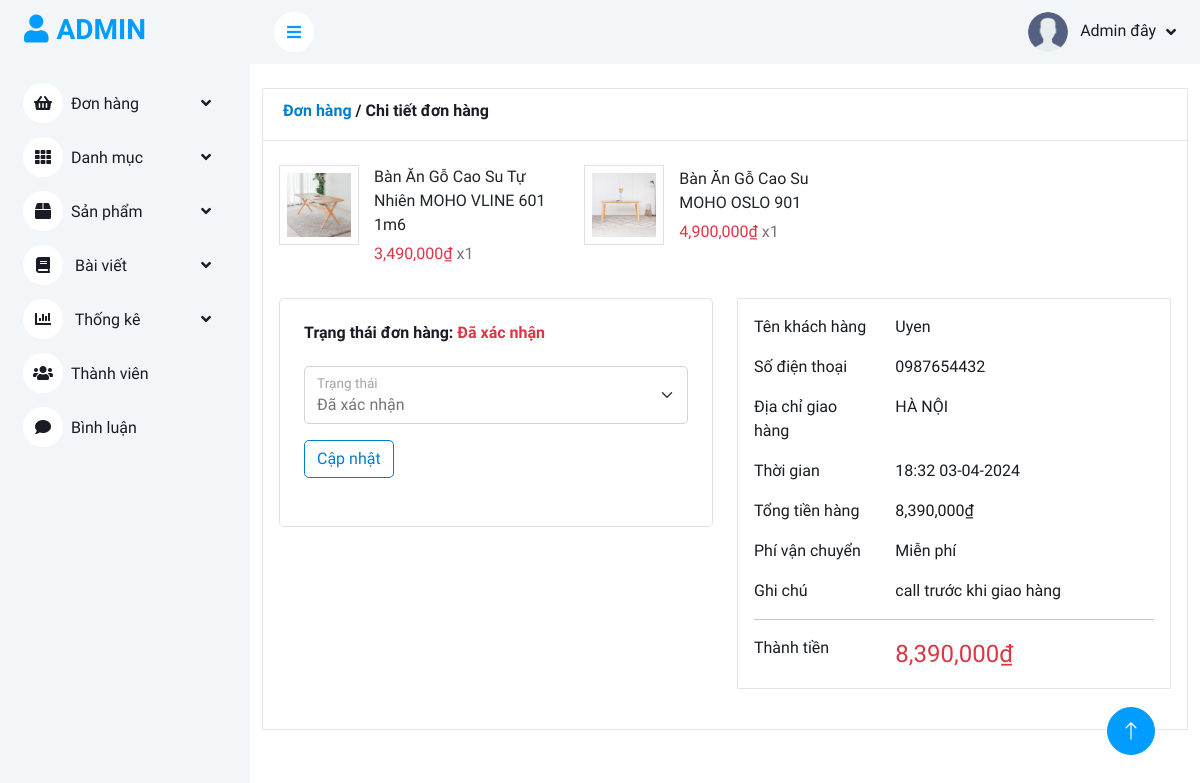
The page /admin/index.php?quanli=cap-nhat-don-hang&id=53 (signed in) on the database its author committed.
### tables this page shows
CREATE TABLE `orders` (
  `order_id` int(11) NOT NULL,
  `user_id` int(11) NOT NULL,
  `date` datetime NOT NULL DEFAULT current_timestamp(),
  `total` int(11) NOT NULL,
  `address` varchar(255) NOT NULL,
  `phone` varchar(10) NOT NULL,
  `note` text NOT NULL,
  `status` tinyint(1) NOT NULL DEFAULT 1
);

CREATE TABLE `products` (
  `product_id` int(11) NOT NULL,
  `category_id` int(11) NOT NULL,
  `name` varchar(255) NOT NULL,
  `image` varchar(255) NOT NULL,
  `quantity` int(11) NOT NULL,
  `price` int(11) NOT NULL,
  `sale_price` int(11) NOT NULL,
  `create_date` datetime NOT NULL DEFAULT current_timestamp(),
  `views` int(11) NOT NULL DEFAULT 0,
  `details` text NOT NULL,
  `short_description` text NOT NULL,
  `status` tinyint(1) NOT NULL DEFAULT 1
);

CREATE TABLE `orderdetails` (
  `orderdetails_id` int(11) NOT NULL,
  `order_id` int(11) NOT NULL,
  `product_id` int(11) NOT NULL,
  `quantity` int(11) NOT NULL,
  `price` int(11) NOT NULL
);

CREATE TABLE `users` (
  `user_id` int(11) NOT NULL,
  `username` varchar(100) NOT NULL COMMENT 'Tên đăng nhập',
  `password` varchar(255) NOT NULL,
  `full_name` varchar(255) NOT NULL COMMENT 'Họ tên',
  `image` varchar(255) NOT NULL,
  `email` varchar(255) NOT NULL,
  `phone` varchar(10) NOT NULL,
  `address` varchar(255) NOT NULL,
  `role` tinyint(1) NOT NULL DEFAULT 0 COMMENT '0 là khách hàng 1 là nhân viên',
  `active` tinyint(1) NOT NULL DEFAULT 1
);

### admin/models_admin/pdo_library.php (called while the page is built, shortened)
<?php
function pdo_query($sql){
    $sql_args = array_slice(func_get_args(), 1);
    try{
        $conn = pdo_get_connection();
        $stmt = $conn->prepare($sql);
        $stmt->execute($sql_args);
        $rows = $stmt->fetchAll();
        return $rows;
    }
    catch(PDOException $e){
        throw $e;
    }
    finally{
        unset($conn);
    }
}
?>

### admin/models_admin/OrderModel.php (called while the page is built, shortened)
<?php
    class OrderModel{
        public function getFullOrderInformation($order_id) {
            $sql = "
                    SELECT
                    orders.order_id,
                    orders.user_id,
                    orders.date AS order_date,
                    orders.total,
                    orders.address AS order_address,
                    orders.phone AS order_phone,
                    orders.note,
                    orders.status,
                    users.full_name,
                    users.email,
                    users.phone AS user_phone,
                    orderdetails.product_id,
                    orderdetails.quantity,
                    orderdetails.price,
                    products.name AS product_name,
                    products.image AS product_image
                FROM
                    orders
                JOIN
                    users ON orders.user_id = users.user_id
                JOIN
                    orderdetails ON orders.order_id = orderdetails.order_id
                JOIN
                    products ON orderdetails.product_id = products.product_id
                WHERE orders.order_id = ?
            ";
            return pdo_query($sql, $order_id);
        }
    }
?>

### admin/models_admin/BaseModel.php (called while the page is built, shortened)
<?php
    class BaseModel{
        public function date_format($date, $plus_day) {
            $datetime = new DateTime($date);
            return $formatted_date = $datetime->format('H:i d-m-Y');
        }
    }
    $BaseModel = new BaseModel();
?>

### admin/don-hang/edit.php (the view, shortened to what this page needs)
<?php
    if(isset($_GET['id']) && $_GET['id'] >0) {
        $order_id = $_GET['id'];
    }else {
    }
    $order_details = $OrderModel->getFullOrderInformation($order_id);
    foreach ($order_details as $value) {
        extract($value);
    }
    $order_status = 'Chưa xác nhận';
    if($status == 2) {
        $order_status = 'Đã xác nhận';
    }elseif($status == 3) {
        $order_status = 'Đang giao';
    }elseif($status == 4) {
        $order_status = 'Giao thành công';
    }elseif($status == 5) {
        $order_status = 'Đã hủy ';
    }
    $date_formated = $BaseModel->date_format($order_date, '');
?>
<div class="container pt-4">
    <article class="card">
        <header class="card-header text-dark">
                <h6 >
                    <a href="index.php?quanli=danh-sach-don-hang" class="link-not-hover">Đơn hàng</a>
                    / Chi tiết đơn hàng
                </h6>
        </header>
        <div class="card-body mt-2">
            <ul class="row">
                <?php
                foreach ($order_details as $value) {
                    extract($value);
                ?>
                <li class="col-md-4">
                    <figure class="itemside mb-3">
                        <div class="aside"><img src="../upload/<?=$product_image?>" class="img-sm border"></div>
                        <figcaption class="info align-self-center">
                            <p class="title"><?=$product_name?> <br> </p>
                            <span class="text-danger"><?=number_format($price)?>₫ </span><span>x<?=$quantity?></span>
                        </figcaption>
                    </figure>
                </li>
                <?php
                }
                ?>
            </ul>
            <div class="row">
                <div class="col-lg-6">
                    <div class="bg-custom rounded border" style="background-color: #ffff;">
                        <div class="p-4">
                            <h6 class="mb-4">
                                Trạng thái đơn hàng: <span class="text-danger"><?=$order_status?></span>
                            </h6>
                            <?php
                                function getStatusName($statusValue) {
                                    switch ($statusValue) {
                                        case 1:
                                            return 'Chờ xác nhận';
                                        case 2:
                                            return 'Đã xác nhận';
                                        case 3:
                                            return 'Đang giao';
                                        case 4:
                                            return 'Giao thành công';
                                        case 5:
                                            return 'Đã hủy';
                                    }
                                }
                            ?>
                            <form action="" method="post">
                                <div class="form-floating mb-3">
                                    <select name="status" class="form-select" id="floatingSelect" aria-label="Floating label select example" >
                                        <?php
                                        $status_options = [1, 2, 3, 4 , 5];
                                        foreach ($status_options as $option_value) {
                                            $selected = ($option_value == $status) ? 'selected' : '';
                                            echo "<option value='$option_value' $selected>";
                                            echo getStatusName($option_value);
                                            echo "</option>";
                                        }
                                        ?>
                                    </select>
                                    <label for="floatingSelect">Trạng thái</label>
                                </div>
                                <h6 class="mb-4">
                                    <input type="submit" name="update_status_order" value="Cập nhật" class="btn btn-custom">
                                </h6>
                            </form>
                        </div>
                    </div>
                </div>
                <div class="col-lg-6">
                    <div class="card mb-4 bg-custom" style="background-color: #ffff;">
                        <div class="card-body text-dark">
                            <div class="row mb-3">
                                <div class="col-sm-4">
                                    <p class="mb-0 text-right">Tên khách hàng</p>
                                </div>
                                <div class="col-sm-8">
                                    <p class="mb-0 text-right"><?=$full_name?></p>
                                </div>
                            </div>
                            <div class="row mb-3">
                                <div class="col-sm-4">
                                    <p class="mb-0 text-right">Số điện thoại</p>
                                </div>
                                <div class="col-sm-8">
                                    <p class="mb-0 text-right"><?=$order_phone?></p>
                                </div>
                            </div>
                            <div class="row mb-3">
                                <div class="col-sm-4">
                                    <p class="mb-0 text-right">Địa chỉ giao hàng</p>
                                </div>
                                <div class="col-sm-8">
                                    <p class="mb-0 text-right"><?=$order_address?></p>
                                </div>
                            </div>
                            <div class="row mb-3">
                                <div class="col-sm-4">
                                    <p class="mb-0 text-right">Thời gian</p>
                                </div>
                                <div class="col-sm-8">
                                    <p class="mb-0 text-right"><?=$date_formated?></p>
                                </div>
                            </div>
                            <div class="row mb-3">
                                <div class="col-sm-4">
                                    <p class="mb-0 text-right">Tổng tiền hàng</p>
                                </div>
                                <div class="col-sm-8">
                                    <p class="mb-0 text-right">
                                        <?=number_format($total)?>₫
                                    </p>
                                </div>
                            </div>
                            <div class="row mb-3">
                                <div class="col-sm-4">
                                    <p class="mb-0 text-right">Phí vận chuyển</p>
                                </div>
                                <div class="col-sm-8">
                                    <p class="mb-0 text-right">Miễn phí</p>
                                </div>
                            </div>
                            <div class="row">
                                <div class="col-sm-4">
                                    <p class="mb-0 text-right">Ghi chú</p>
                                </div>
                                <div class="col-sm-8">
                                    <p class="mb-0 text-right"><?=$note?></p>
                                </div>
                            </div>
                            <hr>
                            <div class="row">
                                <div class="col-sm-4">
                                    <p class="mb-0 text-right">Thành tiền</p>
                                </div>
                                <div class="col-sm-8">
                                    <p style="font-size: 1.5rem;" class="mb-0 text-right text-danger fw-500">
                                        <?=number_format($total)?>₫
                                    </p>
                                </div>
                            </div>
                        </div>
                    </div>
                </div>
            </div>
        </div>
    </article>
</div>

### admin/public_admin/css/style.css (style rules this page uses)
:root { --primary: #007dcc; --light: #F3F6F9; --dark: #191C24; }
.btn { transition: .5s; }
.card { position: relative; display: -webkit-box; display: -ms-flexbox; display: flex; -webkit-box-orient: vertical; -webkit-box-direction: normal; -ms-flex-direction: column; flex-direction: column; min-width: 0; word-wrap: break-word; background-color: #fff; background-clip: border-box; border: 1px solid rgba(0, 0, 0, 0.1); border-radius: 0.10rem }
.card-header:first-child { border-radius: calc(0.37rem - 1px) calc(0.37rem - 1px) 0 0 }
.card-header { padding: 0.75rem 1.25rem; margin-bottom: 0; background-color: #fff; border-bottom: 1px solid rgba(0, 0, 0, 0.1) }
.itemside { position: relative; display: -webkit-box; display: -ms-flexbox; display: flex; width: 100%; }
.itemside .aside { position: relative; -ms-flex-negative: 0; flex-shrink: 0 }
.img-sm { width: 80px; height: 80px; padding: 7px }
ul.row, ul.row-sm { list-style: none; padding: 0 }
.itemside .info { padding-left: 15px; padding-right: 7px }
.itemside .title { display: block; margin-bottom: 5px; color: #212529 }
p { margin-top: 0; margin-bottom: 1rem }

### admin/public_admin/css/custom.css (style rules this page uses)
.link-not-hover { color: #007dcc; }
.btn-custom { color: #007dcc; background-color: white; border-color: #007dcc; }
.bg-custom { background-color: #F5F5F5; }

### rows shown on the page
orders: products.image (picture), products.name "Bàn Ăn Gỗ Cao Su Tự Nhiên MOHO VLINE 601 1m6", orderdetails.price "3,490,000", orderdetails.quantity "1", products.name "Bàn Ăn Gỗ Cao Su MOHO OSLO 901", orderdetails.price "4,900,000", status "Đã xác nhận", phone "0987654432", address "HÀ NỘI", date "18:32 03-04-2024", total "8,390,000", note "call trước khi giao hàng"
users: full_name "Uyen"

### other values the page prints
form field status "Đã xác nhận"
